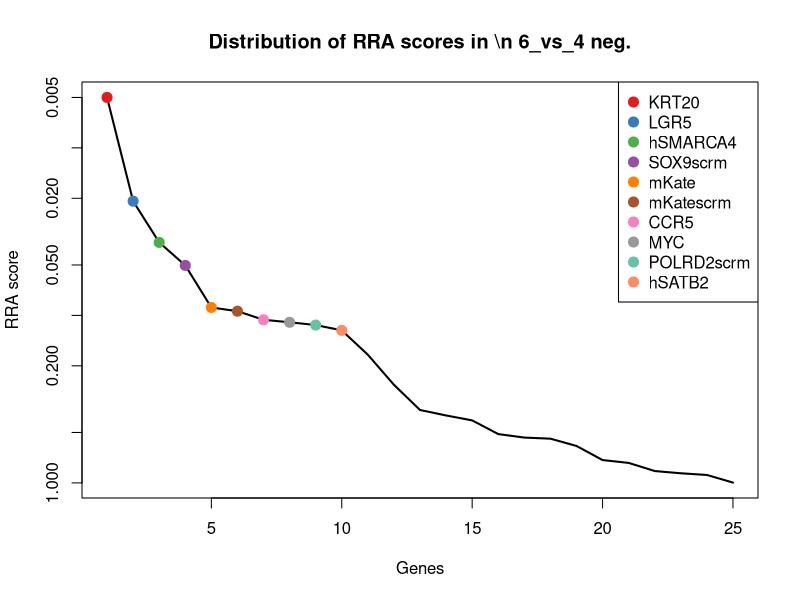
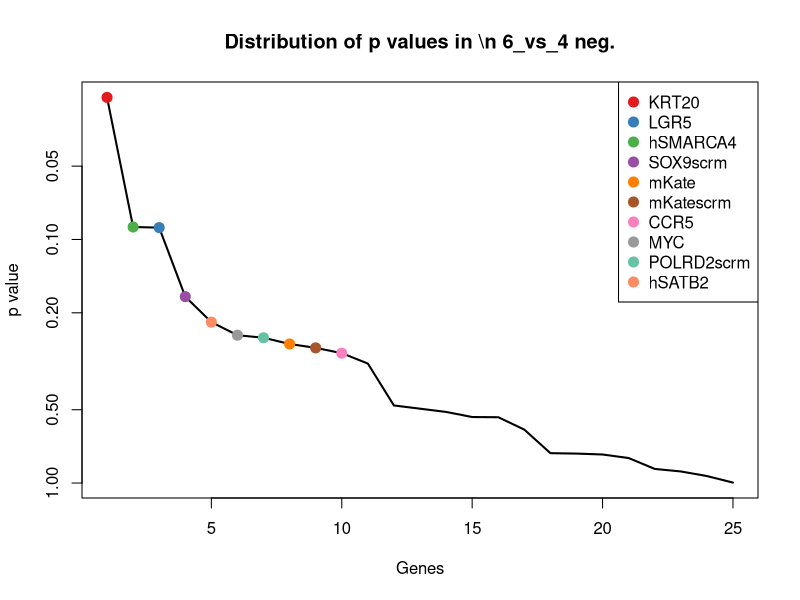
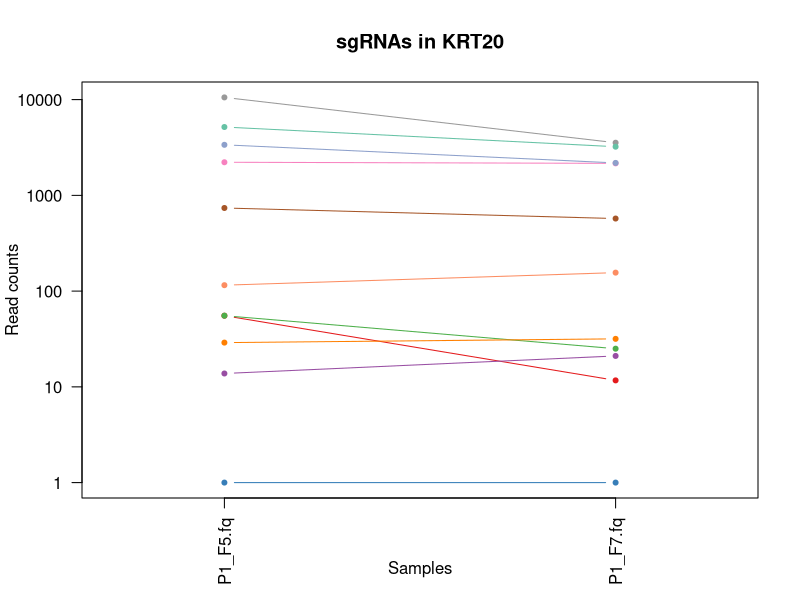
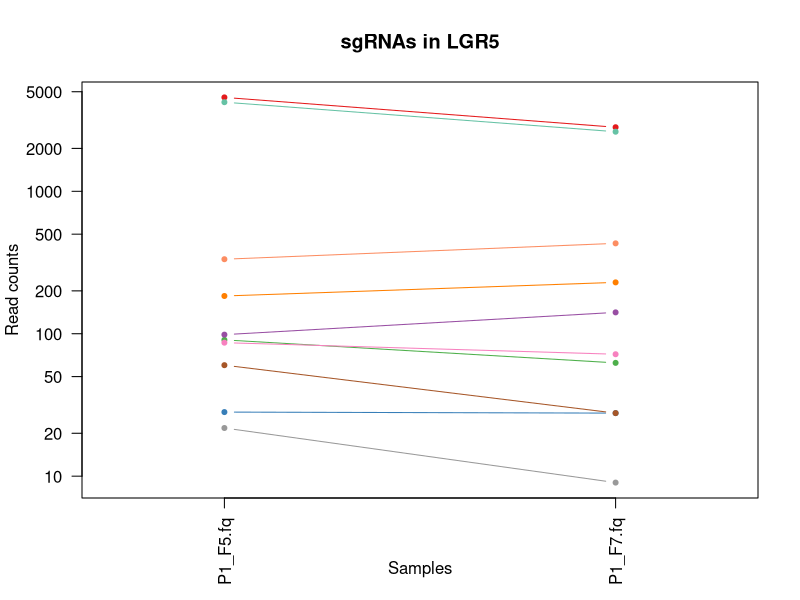
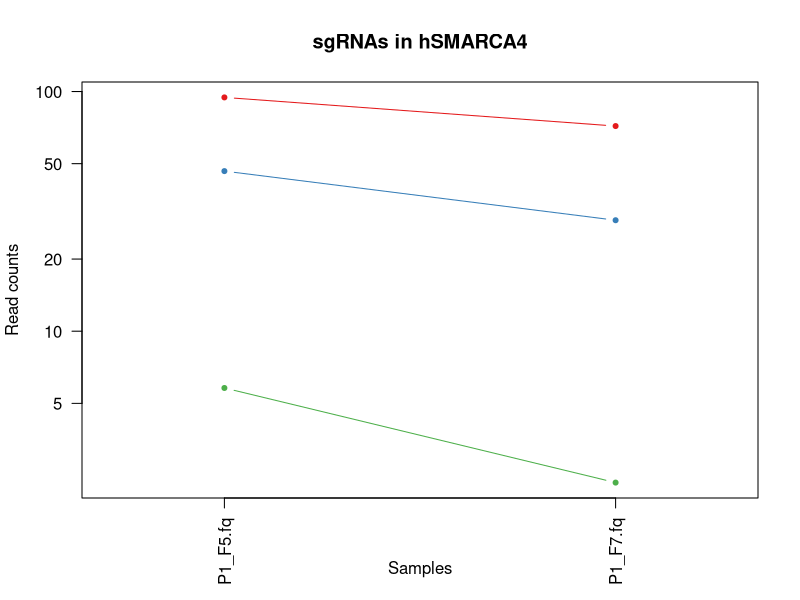
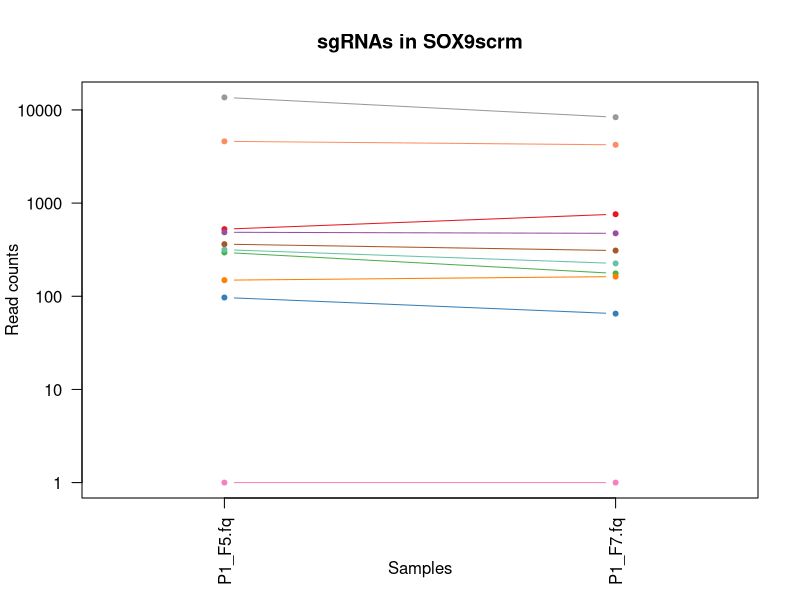
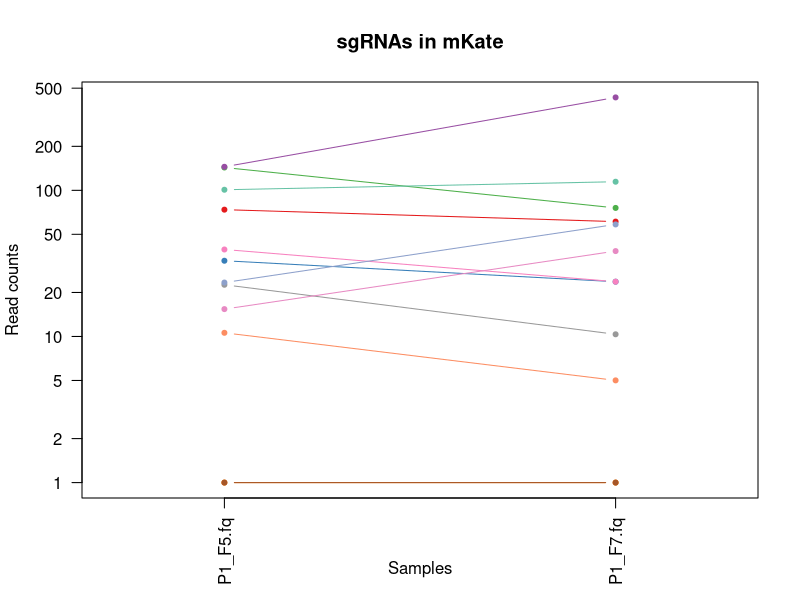
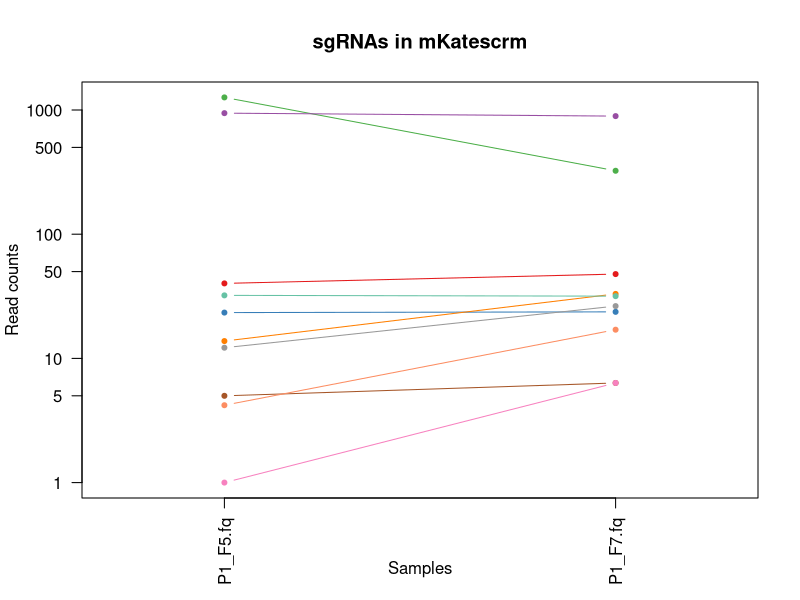

The R script that drew these images, in order: (Note: this script raises an error after producing the figures.)
pdf(file='P1_46_day7.pdf',width=4.5,height=4.5);
gstable=read.table('P1_46_day7.gene_summary.txt',header=T)
# 
#
# parameters
# Do not modify the variables beginning with "__"

# gstablename='__GENE_SUMMARY_FILE__'
startindex=3
# outputfile='__OUTPUT_FILE__'
targetgenelist=c("KRT20","LGR5","hSMARCA4","SOX9scrm","mKate","mKatescrm","CCR5","MYC","POLRD2scrm","hSATB2")
# samplelabel=sub('.\\w+.\\w+$','',colnames(gstable)[startindex]);
samplelabel='6_vs_4 neg.'


# You need to write some codes in front of this code:
# gstable=read.table(gstablename,header=T)
# pdf(file=outputfile,width=6,height=6)


# set up color using RColorBrewer
#library(RColorBrewer)
#colors <- brewer.pal(length(targetgenelist), "Set1")

colors=c( "#E41A1C", "#377EB8", "#4DAF4A", "#984EA3", "#FF7F00",  "#A65628", "#F781BF",
          "#999999", "#66C2A5", "#FC8D62", "#8DA0CB", "#E78AC3", "#A6D854", "#FFD92F", "#E5C494", "#B3B3B3", 
          "#8DD3C7", "#FFFFB3", "#BEBADA", "#FB8072", "#80B1D3", "#FDB462", "#B3DE69", "#FCCDE5",
          "#D9D9D9", "#BC80BD", "#CCEBC5", "#FFED6F")

######
# function definition

plotrankedvalues<-function(val, tglist, ...){
  
  plot(val,log='y',ylim=c(max(val),min(val)),type='l',lwd=2, ...)
  if(length(tglist)>0){
    for(i in 1:length(tglist)){
      targetgene=tglist[i];
      tx=which(names(val)==targetgene);ty=val[targetgene];
      points(tx,ty,col=colors[(i %% length(colors)) ],cex=2,pch=20)
      # text(tx+50,ty,targetgene,col=colors[i])
    }
    legend('topright',tglist,pch=20,pt.cex = 2,cex=1,col=colors)
  }
}



plotrandvalues<-function(val,targetgenelist, ...){
  # choose the one with the best distance distribution
  
  mindiffvalue=0;
  randval=val;
  for(i in 1:20){
    randval0=sample(val)
    vindex=sort(which(names(randval0) %in% targetgenelist))
    if(max(vindex)>0.9*length(val)){
      # print('pass...')
      next;
    }
    mindiffind=min(diff(vindex));
    if (mindiffind > mindiffvalue){
      mindiffvalue=mindiffind;
      randval=randval0;
      # print(paste('Diff: ',mindiffvalue))
    }
  }
  plot(randval,log='y',ylim=c(max(randval),min(randval)),pch=20,col='grey', ...)
  
  if(length(targetgenelist)>0){
    for(i in 1:length(targetgenelist)){
      targetgene=targetgenelist[i];
      tx=which(names(randval)==targetgene);ty=randval[targetgene];
      points(tx,ty,col=colors[(i %% length(colors)) ],cex=2,pch=20)
      text(tx+50,ty,targetgene,col=colors[i])
    }
  }
  
}




# set.seed(1235)



pvec=gstable[,startindex]
names(pvec)=gstable[,'id']
pvec=sort(pvec);

plotrankedvalues(pvec,targetgenelist,xlab='Genes',ylab='RRA score',main=paste('Distribution of RRA scores in \\n',samplelabel))

# plotrandvalues(pvec,targetgenelist,xlab='Genes',ylab='RRA score',main=paste('Distribution of RRA scores in \\n',samplelabel))


pvec=gstable[,startindex+1]
names(pvec)=gstable[,'id']
pvec=sort(pvec);

plotrankedvalues(pvec,targetgenelist,xlab='Genes',ylab='p value',main=paste('Distribution of p values in \\n',samplelabel))

# plotrandvalues(pvec,targetgenelist,xlab='Genes',ylab='p value',main=paste('Distribution of p values in \\n',samplelabel))



# you need to write after this code:
# dev.off()






# parameters
# Do not modify the variables beginning with "__"
targetmat=list(c(54.35006119951041,10.683026584867076),c(0.0,0.0),c(54.35006119951041,24.03680981595092),c(12.788249694002449,20.030674846625768),c(27.974296205630356,30.713701431492844),c(736.9228886168911,571.5419222903886),c(2215.564259485924,2157.971370143149),c(10543.112607099143,3544.094069529652),c(5172.047735618115,3220.9325153374234),c(114.29498164014689,154.9038854805726),c(3370.5030599755205,2180.6728016359916))
targetgene="KRT20"
collabel=c("P1_F5.fq","P1_F7.fq")

# set up color using RColorBrewer
#library(RColorBrewer)
#colors <- brewer.pal(length(targetgenelist), "Set1")

colors=c( "#E41A1C", "#377EB8", "#4DAF4A", "#984EA3", "#FF7F00",  "#A65628", "#F781BF",
          "#999999", "#66C2A5", "#FC8D62", "#8DA0CB", "#E78AC3", "#A6D854", "#FFD92F", "#E5C494", "#B3B3B3", 
          "#8DD3C7", "#FFFFB3", "#BEBADA", "#FB8072", "#80B1D3", "#FDB462", "#B3DE69", "#FCCDE5",
          "#D9D9D9", "#BC80BD", "#CCEBC5", "#FFED6F")


## code

targetmatvec=unlist(targetmat)+1
yrange=range(targetmatvec[targetmatvec>0]);
# yrange[1]=1; # set the minimum value to 1
for(i in 1:length(targetmat)){
  vali=targetmat[[i]]+1;
  if(i==1){
    plot(1:length(vali),vali,type='b',las=1,pch=20,main=paste('sgRNAs in',targetgene),ylab='Read counts',xlab='Samples',xlim=c(0.7,length(vali)+0.3),ylim = yrange,col=colors[(i %% length(colors))],xaxt='n',log='y')
    axis(1,at=1:length(vali),labels=(collabel),las=2)
    # lines(0:100,rep(1,101),col='black');
  }else{
    lines(1:length(vali),vali,type='b',pch=20,col=colors[(i %% length(colors))])
  }
}




# parameters
# Do not modify the variables beginning with "__"
targetmat=list(c(4560.609547123623,2814.9775051124743),c(27.175030599755203,26.70756646216769),c(89.51774785801715,61.42740286298569),c(97.51040391676867,140.21472392638037),c(183.03182374541004,228.34969325153375),c(59.145654834761324,26.70756646216769),c(85.52141982864137,70.77505112474438),c(20.78090575275398,8.012269938650306),c(4221.720930232558,2618.676891615542),c(332.4944920440637,429.99182004089977))
targetgene="LGR5"
collabel=c("P1_F5.fq","P1_F7.fq")

# set up color using RColorBrewer
#library(RColorBrewer)
#colors <- brewer.pal(length(targetgenelist), "Set1")

colors=c( "#E41A1C", "#377EB8", "#4DAF4A", "#984EA3", "#FF7F00",  "#A65628", "#F781BF",
          "#999999", "#66C2A5", "#FC8D62", "#8DA0CB", "#E78AC3", "#A6D854", "#FFD92F", "#E5C494", "#B3B3B3", 
          "#8DD3C7", "#FFFFB3", "#BEBADA", "#FB8072", "#80B1D3", "#FDB462", "#B3DE69", "#FCCDE5",
          "#D9D9D9", "#BC80BD", "#CCEBC5", "#FFED6F")


## code

targetmatvec=unlist(targetmat)+1
yrange=range(targetmatvec[targetmatvec>0]);
# yrange[1]=1; # set the minimum value to 1
for(i in 1:length(targetmat)){
  vali=targetmat[[i]]+1;
  if(i==1){
    plot(1:length(vali),vali,type='b',las=1,pch=20,main=paste('sgRNAs in',targetgene),ylab='Read counts',xlab='Samples',xlim=c(0.7,length(vali)+0.3),ylim = yrange,col=colors[(i %% length(colors))],xaxt='n',log='y')
    axis(1,at=1:length(vali),labels=(collabel),las=2)
    # lines(0:100,rep(1,101),col='black');
  }else{
    lines(1:length(vali),vali,type='b',pch=20,col=colors[(i %% length(colors))])
  }
}




# parameters
# Do not modify the variables beginning with "__"
targetmat=list(c(93.5140758873929,70.77505112474438),c(45.55813953488372,28.042944785276074),c(4.795593635250919,1.3353783231083844))
targetgene="hSMARCA4"
collabel=c("P1_F5.fq","P1_F7.fq")

# set up color using RColorBrewer
#library(RColorBrewer)
#colors <- brewer.pal(length(targetgenelist), "Set1")

colors=c( "#E41A1C", "#377EB8", "#4DAF4A", "#984EA3", "#FF7F00",  "#A65628", "#F781BF",
          "#999999", "#66C2A5", "#FC8D62", "#8DA0CB", "#E78AC3", "#A6D854", "#FFD92F", "#E5C494", "#B3B3B3", 
          "#8DD3C7", "#FFFFB3", "#BEBADA", "#FB8072", "#80B1D3", "#FDB462", "#B3DE69", "#FCCDE5",
          "#D9D9D9", "#BC80BD", "#CCEBC5", "#FFED6F")


## code

targetmatvec=unlist(targetmat)+1
yrange=range(targetmatvec[targetmatvec>0]);
# yrange[1]=1; # set the minimum value to 1
for(i in 1:length(targetmat)){
  vali=targetmat[[i]]+1;
  if(i==1){
    plot(1:length(vali),vali,type='b',las=1,pch=20,main=paste('sgRNAs in',targetgene),ylab='Read counts',xlab='Samples',xlim=c(0.7,length(vali)+0.3),ylim = yrange,col=colors[(i %% length(colors))],xaxt='n',log='y')
    axis(1,at=1:length(vali),labels=(collabel),las=2)
    # lines(0:100,rep(1,101),col='black');
  }else{
    lines(1:length(vali),vali,type='b',pch=20,col=colors[(i %% length(colors))])
  }
}




# parameters
# Do not modify the variables beginning with "__"
targetmat=list(c(524.3182374541004,758.4948875255624),c(95.91187270501837,64.09815950920245),c(294.1297429620563,174.93456032719837),c(485.1542227662179,472.7239263803681),c(147.86413708690333,161.58077709611453),c(361.2680538555692,308.4723926380368),c(0.0,0.0),c(13625.880048959609,8351.456032719836),c(314.9106487148103,224.3435582822086),c(4599.773561811506,4221.130879345603))
targetgene="SOX9scrm"
collabel=c("P1_F5.fq","P1_F7.fq")

# set up color using RColorBrewer
#library(RColorBrewer)
#colors <- brewer.pal(length(targetgenelist), "Set1")

colors=c( "#E41A1C", "#377EB8", "#4DAF4A", "#984EA3", "#FF7F00",  "#A65628", "#F781BF",
          "#999999", "#66C2A5", "#FC8D62", "#8DA0CB", "#E78AC3", "#A6D854", "#FFD92F", "#E5C494", "#B3B3B3", 
          "#8DD3C7", "#FFFFB3", "#BEBADA", "#FB8072", "#80B1D3", "#FDB462", "#B3DE69", "#FCCDE5",
          "#D9D9D9", "#BC80BD", "#CCEBC5", "#FFED6F")


## code

targetmatvec=unlist(targetmat)+1
yrange=range(targetmatvec[targetmatvec>0]);
# yrange[1]=1; # set the minimum value to 1
for(i in 1:length(targetmat)){
  vali=targetmat[[i]]+1;
  if(i==1){
    plot(1:length(vali),vali,type='b',las=1,pch=20,main=paste('sgRNAs in',targetgene),ylab='Read counts',xlab='Samples',xlim=c(0.7,length(vali)+0.3),ylim = yrange,col=colors[(i %% length(colors))],xaxt='n',log='y')
    axis(1,at=1:length(vali),labels=(collabel),las=2)
    # lines(0:100,rep(1,101),col='black');
  }else{
    lines(1:length(vali),vali,type='b',pch=20,col=colors[(i %% length(colors))])
  }
}




# parameters
# Do not modify the variables beginning with "__"
targetmat=list(c(72.73317013463893,60.0920245398773),c(31.97062423500612,22.701431492842534),c(142.26927784577725,74.78118609406953),c(143.86780905752755,431.32719836400815),c(0.0,0.0),c(0.0,0.0),c(38.36474908200735,22.701431492842534),c(21.580171358629133,9.34764826175869),c(99.90820073439413,113.50715746421268),c(9.591187270501838,4.006134969325153),c(22.379436964504286,57.421267893660534),c(14.386780905752754,37.39059304703476))
targetgene="mKate"
collabel=c("P1_F5.fq","P1_F7.fq")

# set up color using RColorBrewer
#library(RColorBrewer)
#colors <- brewer.pal(length(targetgenelist), "Set1")

colors=c( "#E41A1C", "#377EB8", "#4DAF4A", "#984EA3", "#FF7F00",  "#A65628", "#F781BF",
          "#999999", "#66C2A5", "#FC8D62", "#8DA0CB", "#E78AC3", "#A6D854", "#FFD92F", "#E5C494", "#B3B3B3", 
          "#8DD3C7", "#FFFFB3", "#BEBADA", "#FB8072", "#80B1D3", "#FDB462", "#B3DE69", "#FCCDE5",
          "#D9D9D9", "#BC80BD", "#CCEBC5", "#FFED6F")


## code

targetmatvec=unlist(targetmat)+1
yrange=range(targetmatvec[targetmatvec>0]);
# yrange[1]=1; # set the minimum value to 1
for(i in 1:length(targetmat)){
  vali=targetmat[[i]]+1;
  if(i==1){
    plot(1:length(vali),vali,type='b',las=1,pch=20,main=paste('sgRNAs in',targetgene),ylab='Read counts',xlab='Samples',xlim=c(0.7,length(vali)+0.3),ylim = yrange,col=colors[(i %% length(colors))],xaxt='n',log='y')
    axis(1,at=1:length(vali),labels=(collabel),las=2)
    # lines(0:100,rep(1,101),col='black');
  }else{
    lines(1:length(vali),vali,type='b',pch=20,col=colors[(i %% length(colors))])
  }
}




# parameters
# Do not modify the variables beginning with "__"
targetmat=list(c(39.1640146878825,46.738241308793455),c(22.379436964504286,22.701431492842534),c(1262.0403916768666,323.16155419222906),c(942.3341493268055,892.0327198364008),c(12.788249694002449,32.04907975460122),c(3.996328029375765,5.341513292433538),c(0.0,5.341513292433538),c(11.189718482252143,25.372188139059304),c(31.171358629130967,30.713701431492844),c(3.197062423500612,16.02453987730061))
targetgene="mKatescrm"
collabel=c("P1_F5.fq","P1_F7.fq")

# set up color using RColorBrewer
#library(RColorBrewer)
#colors <- brewer.pal(length(targetgenelist), "Set1")

colors=c( "#E41A1C", "#377EB8", "#4DAF4A", "#984EA3", "#FF7F00",  "#A65628", "#F781BF",
          "#999999", "#66C2A5", "#FC8D62", "#8DA0CB", "#E78AC3", "#A6D854", "#FFD92F", "#E5C494", "#B3B3B3", 
          "#8DD3C7", "#FFFFB3", "#BEBADA", "#FB8072", "#80B1D3", "#FDB462", "#B3DE69", "#FCCDE5",
          "#D9D9D9", "#BC80BD", "#CCEBC5", "#FFED6F")


## code

targetmatvec=unlist(targetmat)+1
yrange=range(targetmatvec[targetmatvec>0]);
# yrange[1]=1; # set the minimum value to 1
for(i in 1:length(targetmat)){
  vali=targetmat[[i]]+1;
  if(i==1){
    plot(1:length(vali),vali,type='b',las=1,pch=20,main=paste('sgRNAs in',targetgene),ylab='Read counts',xlab='Samples',xlim=c(0.7,length(vali)+0.3),ylim = yrange,col=colors[(i %% length(colors))],xaxt='n',log='y')
    axis(1,at=1:length(vali),labels=(collabel),las=2)
    # lines(0:100,rep(1,101),col='black');
  }else{
    lines(1:length(vali),vali,type='b',pch=20,col=colors[(i %% length(colors))])
  }
}




# parameters
# Do not modify the variables beginning with "__"
targetmat=list(c(271.75030599755206,301.7955010224949),c(3.996328029375765,5.341513292433538),c(253.36719706242351,88.13496932515338),c(6397.321909424725,5312.134969325153),c(75.93023255813954,54.75051124744376),c(0.0,0.0),c(551.4932680538556,429.99182004089977),c(39.1640146878825,22.701431492842534),c(274.94736842105266,292.44785276073617),c(107.10159118727051,198.97137014314927))
targetgene="CCR5"
collabel=c("P1_F5.fq","P1_F7.fq")

# set up color using RColorBrewer
#library(RColorBrewer)
#colors <- brewer.pal(length(targetgenelist), "Set1")

colors=c( "#E41A1C", "#377EB8", "#4DAF4A", "#984EA3", "#FF7F00",  "#A65628", "#F781BF",
          "#999999", "#66C2A5", "#FC8D62", "#8DA0CB", "#E78AC3", "#A6D854", "#FFD92F", "#E5C494", "#B3B3B3", 
          "#8DD3C7", "#FFFFB3", "#BEBADA", "#FB8072", "#80B1D3", "#FDB462", "#B3DE69", "#FCCDE5",
          "#D9D9D9", "#BC80BD", "#CCEBC5", "#FFED6F")


## code

targetmatvec=unlist(targetmat)+1
yrange=range(targetmatvec[targetmatvec>0]);
# yrange[1]=1; # set the minimum value to 1
for(i in 1:length(targetmat)){
  vali=targetmat[[i]]+1;
  if(i==1){
    plot(1:length(vali),vali,type='b',las=1,pch=20,main=paste('sgRNAs in',targetgene),ylab='Read counts',xlab='Samples',xlim=c(0.7,length(vali)+0.3),ylim = yrange,col=colors[(i %% length(colors))],xaxt='n',log='y')
    axis(1,at=1:length(vali),labels=(collabel),las=2)
    # lines(0:100,rep(1,101),col='black');
  }else{
    lines(1:length(vali),vali,type='b',pch=20,col=colors[(i %% length(colors))])
  }
}




# parameters
# Do not modify the variables beginning with "__"
targetmat=list(c(693.7625458996329,220.33742331288343),c(424.4100367197063,271.08179959100204),c(91.11627906976744,106.83026584867076),c(11.189718482252143,14.689161554192228),c(194.22154222766218,221.67280163599182))
targetgene="MYC"
collabel=c("P1_F5.fq","P1_F7.fq")

# set up color using RColorBrewer
#library(RColorBrewer)
#colors <- brewer.pal(length(targetgenelist), "Set1")

colors=c( "#E41A1C", "#377EB8", "#4DAF4A", "#984EA3", "#FF7F00",  "#A65628", "#F781BF",
          "#999999", "#66C2A5", "#FC8D62", "#8DA0CB", "#E78AC3", "#A6D854", "#FFD92F", "#E5C494", "#B3B3B3", 
          "#8DD3C7", "#FFFFB3", "#BEBADA", "#FB8072", "#80B1D3", "#FDB462", "#B3DE69", "#FCCDE5",
          "#D9D9D9", "#BC80BD", "#CCEBC5", "#FFED6F")


## code

targetmatvec=unlist(targetmat)+1
yrange=range(targetmatvec[targetmatvec>0]);
# yrange[1]=1; # set the minimum value to 1
for(i in 1:length(targetmat)){
  vali=targetmat[[i]]+1;
  if(i==1){
    plot(1:length(vali),vali,type='b',las=1,pch=20,main=paste('sgRNAs in',targetgene),ylab='Read counts',xlab='Samples',xlim=c(0.7,length(vali)+0.3),ylim = yrange,col=colors[(i %% length(colors))],xaxt='n',log='y')
    axis(1,at=1:length(vali),labels=(collabel),las=2)
    # lines(0:100,rep(1,101),col='black');
  }else{
    lines(1:length(vali),vali,type='b',pch=20,col=colors[(i %% length(colors))])
  }
}




# parameters
# Do not modify the variables beginning with "__"
targetmat=list(c(72.73317013463893,46.738241308793455),c(269.3525091799266,240.3680981595092),c(174.23990208078337,125.52556237218813),c(296.5275397796818,427.32106339468305),c(580.2668298653612,408.62576687116564))
targetgene="POLRD2scrm"
collabel=c("P1_F5.fq","P1_F7.fq")

# set up color using RColorBrewer
#library(RColorBrewer)
#colors <- brewer.pal(length(targetgenelist), "Set1")

colors=c( "#E41A1C", "#377EB8", "#4DAF4A", "#984EA3", "#FF7F00",  "#A65628", "#F781BF",
          "#999999", "#66C2A5", "#FC8D62", "#8DA0CB", "#E78AC3", "#A6D854", "#FFD92F", "#E5C494", "#B3B3B3", 
          "#8DD3C7", "#FFFFB3", "#BEBADA", "#FB8072", "#80B1D3", "#FDB462", "#B3DE69", "#FCCDE5",
          "#D9D9D9", "#BC80BD", "#CCEBC5", "#FFED6F")


## code

targetmatvec=unlist(targetmat)+1
yrange=range(targetmatvec[targetmatvec>0]);
# yrange[1]=1; # set the minimum value to 1
for(i in 1:length(targetmat)){
  vali=targetmat[[i]]+1;
  if(i==1){
    plot(1:length(vali),vali,type='b',las=1,pch=20,main=paste('sgRNAs in',targetgene),ylab='Read counts',xlab='Samples',xlim=c(0.7,length(vali)+0.3),ylim = yrange,col=colors[(i %% length(colors))],xaxt='n',log='y')
    axis(1,at=1:length(vali),labels=(collabel),las=2)
    # lines(0:100,rep(1,101),col='black');
  }else{
    lines(1:length(vali),vali,type='b',pch=20,col=colors[(i %% length(colors))])
  }
}




# parameters
# Do not modify the variables beginning with "__"
targetmat=list(c(23.977968176254592,26.70756646216769),c(34.36842105263158,36.05521472392638),c(23.17870257037944,6.676891615541923))
targetgene="hSATB2"
collabel=c("P1_F5.fq","P1_F7.fq")

# set up color using RColorBrewer
#library(RColorBrewer)
#colors <- brewer.pal(length(targetgenelist), "Set1")

colors=c( "#E41A1C", "#377EB8", "#4DAF4A", "#984EA3", "#FF7F00",  "#A65628", "#F781BF",
          "#999999", "#66C2A5", "#FC8D62", "#8DA0CB", "#E78AC3", "#A6D854", "#FFD92F", "#E5C494", "#B3B3B3", 
          "#8DD3C7", "#FFFFB3", "#BEBADA", "#FB8072", "#80B1D3", "#FDB462", "#B3DE69", "#FCCDE5",
          "#D9D9D9", "#BC80BD", "#CCEBC5", "#FFED6F")


## code

targetmatvec=unlist(targetmat)+1
yrange=range(targetmatvec[targetmatvec>0]);
# yrange[1]=1; # set the minimum value to 1
for(i in 1:length(targetmat)){
  vali=targetmat[[i]]+1;
  if(i==1){
    plot(1:length(vali),vali,type='b',las=1,pch=20,main=paste('sgRNAs in',targetgene),ylab='Read counts',xlab='Samples',xlim=c(0.7,length(vali)+0.3),ylim = yrange,col=colors[(i %% length(colors))],xaxt='n',log='y')
    axis(1,at=1:length(vali),labels=(collabel),las=2)
    # lines(0:100,rep(1,101),col='black');
  }else{
    lines(1:length(vali),vali,type='b',pch=20,col=colors[(i %% length(colors))])
  }
}



# 
#
# parameters
# Do not modify the variables beginning with "__"

# gstablename='__GENE_SUMMARY_FILE__'
startindex=9
# outputfile='__OUTPUT_FILE__'
targetgenelist=c("SOX9","GFP","mKate","mKatescrm","POLRD2","TCF4","hSATB1","MYCscrm","KRT20scrm","hAPC")
# samplelabel=sub('.\\w+.\\w+$','',colnames(gstable)[startindex]);
samplelabel='6_vs_4 pos.'


# You need to write some codes in front of this code:
# gstable=read.table(gstablename,header=T)
# pdf(file=outputfile,width=6,height=6)


# set up color using RColorBrewer
#library(RColorBrewer)
#colors <- brewer.pal(length(targetgenelist), "Set1")

colors=c( "#E41A1C", "#377EB8", "#4DAF4A", "#984EA3", "#FF7F00",  "#A65628", "#F781BF",
          "#999999", "#66C2A5", "#FC8D62", "#8DA0CB", "#E78AC3", "#A6D854", "#FFD92F", "#E5C494", "#B3B3B3", 
          "#8DD3C7", "#FFFFB3", "#BEBADA", "#FB8072", "#80B1D3", "#FDB462", "#B3DE69", "#FCCDE5",
          "#D9D9D9", "#BC80BD", "#CCEBC5", "#FFED6F")

######
# function definition

plotrankedvalues<-function(val, tglist, ...){
  
  plot(val,log='y',ylim=c(max(val),min(val)),type='l',lwd=2, ...)
  if(length(tglist)>0){
    for(i in 1:length(tglist)){
      targetgene=tglist[i];
      tx=which(names(val)==targetgene);ty=val[targetgene];
      points(tx,ty,col=colors[(i %% length(colors)) ],cex=2,pch=20)
      # text(tx+50,ty,targetgene,col=colors[i])
    }
    legend('topright',tglist,pch=20,pt.cex = 2,cex=1,col=colors)
  }
}



plotrandvalues<-function(val,targetgenelist, ...){
  # choose the one with the best distance distribution
  
  mindiffvalue=0;
  randval=val;
  for(i in 1:20){
    randval0=sample(val)
    vindex=sort(which(names(randval0) %in% targetgenelist))
    if(max(vindex)>0.9*length(val)){
      # print('pass...')
      next;
    }
    mindiffind=min(diff(vindex));
    if (mindiffind > mindiffvalue){
      mindiffvalue=mindiffind;
      randval=randval0;
      # print(paste('Diff: ',mindiffvalue))
    }
  }
  plot(randval,log='y',ylim=c(max(randval),min(randval)),pch=20,col='grey', ...)
  
  if(length(targetgenelist)>0){
    for(i in 1:length(targetgenelist)){
      targetgene=targetgenelist[i];
      tx=which(names(randval)==targetgene);ty=randval[targetgene];
      points(tx,ty,col=colors[(i %% length(colors)) ],cex=2,pch=20)
      text(tx+50,ty,targetgene,col=colors[i])
    }
  }
  
}




# set.seed(1235)



pvec=gstable[,startindex]
names(pvec)=gstable[,'id']
pvec=sort(pvec);

plotrankedvalues(pvec,targetgenelist,xlab='Genes',ylab='RRA score',main=paste('Distribution of RRA scores in \\n',samplelabel))

# plotrandvalues(pvec,targetgenelist,xlab='Genes',ylab='RRA score',main=paste('Distribution of RRA scores in \\n',samplelabel))


pvec=gstable[,startindex+1]
names(pvec)=gstable[,'id']
pvec=sort(pvec);

plotrankedvalues(pvec,targetgenelist,xlab='Genes',ylab='p value',main=paste('Distribution of p values in \\n',samplelabel))

# plotrandvalues(pvec,targetgenelist,xlab='Genes',ylab='p value',main=paste('Distribution of p values in \\n',samplelabel))



# you need to write after this code:
# dev.off()






# parameters
# Do not modify the variables beginning with "__"
targetmat=list(c(0.0,0.0),c(63.94124847001224,173.59918200408998),c(127.08323133414933,697.0674846625767),c(18.38310893512852,16.02453987730061),c(0.0,0.0),c(40.762545899632805,209.65439672801637),c(2605.605875152999,8683.965235173824),c(1192.5042839657283,9677.486707566462),c(1196.500611995104,4536.280163599182),c(489.9498164014688,1956.329243353783),c(96.71113831089352,304.46625766871165))
targetgene="SOX9"
collabel=c("P1_F5.fq","P1_F7.fq")

# set up color using RColorBrewer
#library(RColorBrewer)
#colors <- brewer.pal(length(targetgenelist), "Set1")

colors=c( "#E41A1C", "#377EB8", "#4DAF4A", "#984EA3", "#FF7F00",  "#A65628", "#F781BF",
          "#999999", "#66C2A5", "#FC8D62", "#8DA0CB", "#E78AC3", "#A6D854", "#FFD92F", "#E5C494", "#B3B3B3", 
          "#8DD3C7", "#FFFFB3", "#BEBADA", "#FB8072", "#80B1D3", "#FDB462", "#B3DE69", "#FCCDE5",
          "#D9D9D9", "#BC80BD", "#CCEBC5", "#FFED6F")


## code

targetmatvec=unlist(targetmat)+1
yrange=range(targetmatvec[targetmatvec>0]);
# yrange[1]=1; # set the minimum value to 1
for(i in 1:length(targetmat)){
  vali=targetmat[[i]]+1;
  if(i==1){
    plot(1:length(vali),vali,type='b',las=1,pch=20,main=paste('sgRNAs in',targetgene),ylab='Read counts',xlab='Samples',xlim=c(0.7,length(vali)+0.3),ylim = yrange,col=colors[(i %% length(colors))],xaxt='n',log='y')
    axis(1,at=1:length(vali),labels=(collabel),las=2)
    # lines(0:100,rep(1,101),col='black');
  }else{
    lines(1:length(vali),vali,type='b',pch=20,col=colors[(i %% length(colors))])
  }
}




# parameters
# Do not modify the variables beginning with "__"
targetmat=list(c(102.30599755201959,287.1063394683027),c(155.0575275397797,2483.803680981595),c(3.197062423500612,85.4642126789366),c(75.93023255813954,53.41513292433538),c(10.39045287637699,6.676891615541923),c(0.0,0.0),c(27.974296205630356,36.05521472392638),c(0.0,0.0),c(4.795593635250919,42.7321063394683),c(14.386780905752754,61.42740286298569),c(88.71848225214198,80.12269938650307),c(29.572827417380662,97.48261758691207))
targetgene="GFP"
collabel=c("P1_F5.fq","P1_F7.fq")

# set up color using RColorBrewer
#library(RColorBrewer)
#colors <- brewer.pal(length(targetgenelist), "Set1")

colors=c( "#E41A1C", "#377EB8", "#4DAF4A", "#984EA3", "#FF7F00",  "#A65628", "#F781BF",
          "#999999", "#66C2A5", "#FC8D62", "#8DA0CB", "#E78AC3", "#A6D854", "#FFD92F", "#E5C494", "#B3B3B3", 
          "#8DD3C7", "#FFFFB3", "#BEBADA", "#FB8072", "#80B1D3", "#FDB462", "#B3DE69", "#FCCDE5",
          "#D9D9D9", "#BC80BD", "#CCEBC5", "#FFED6F")


## code

targetmatvec=unlist(targetmat)+1
yrange=range(targetmatvec[targetmatvec>0]);
# yrange[1]=1; # set the minimum value to 1
for(i in 1:length(targetmat)){
  vali=targetmat[[i]]+1;
  if(i==1){
    plot(1:length(vali),vali,type='b',las=1,pch=20,main=paste('sgRNAs in',targetgene),ylab='Read counts',xlab='Samples',xlim=c(0.7,length(vali)+0.3),ylim = yrange,col=colors[(i %% length(colors))],xaxt='n',log='y')
    axis(1,at=1:length(vali),labels=(collabel),las=2)
    # lines(0:100,rep(1,101),col='black');
  }else{
    lines(1:length(vali),vali,type='b',pch=20,col=colors[(i %% length(colors))])
  }
}




# parameters
# Do not modify the variables beginning with "__"
targetmat=list(c(72.73317013463893,60.0920245398773),c(31.97062423500612,22.701431492842534),c(142.26927784577725,74.78118609406953),c(143.86780905752755,431.32719836400815),c(0.0,0.0),c(0.0,0.0),c(38.36474908200735,22.701431492842534),c(21.580171358629133,9.34764826175869),c(99.90820073439413,113.50715746421268),c(9.591187270501838,4.006134969325153),c(22.379436964504286,57.421267893660534),c(14.386780905752754,37.39059304703476))
targetgene="mKate"
collabel=c("P1_F5.fq","P1_F7.fq")

# set up color using RColorBrewer
#library(RColorBrewer)
#colors <- brewer.pal(length(targetgenelist), "Set1")

colors=c( "#E41A1C", "#377EB8", "#4DAF4A", "#984EA3", "#FF7F00",  "#A65628", "#F781BF",
          "#999999", "#66C2A5", "#FC8D62", "#8DA0CB", "#E78AC3", "#A6D854", "#FFD92F", "#E5C494", "#B3B3B3", 
          "#8DD3C7", "#FFFFB3", "#BEBADA", "#FB8072", "#80B1D3", "#FDB462", "#B3DE69", "#FCCDE5",
          "#D9D9D9", "#BC80BD", "#CCEBC5", "#FFED6F")


## code

targetmatvec=unlist(targetmat)+1
yrange=range(targetmatvec[targetmatvec>0]);
# yrange[1]=1; # set the minimum value to 1
for(i in 1:length(targetmat)){
  vali=targetmat[[i]]+1;
  if(i==1){
    plot(1:length(vali),vali,type='b',las=1,pch=20,main=paste('sgRNAs in',targetgene),ylab='Read counts',xlab='Samples',xlim=c(0.7,length(vali)+0.3),ylim = yrange,col=colors[(i %% length(colors))],xaxt='n',log='y')
    axis(1,at=1:length(vali),labels=(collabel),las=2)
    # lines(0:100,rep(1,101),col='black');
  }else{
    lines(1:length(vali),vali,type='b',pch=20,col=colors[(i %% length(colors))])
  }
}




# parameters
# Do not modify the variables beginning with "__"
targetmat=list(c(39.1640146878825,46.738241308793455),c(22.379436964504286,22.701431492842534),c(1262.0403916768666,323.16155419222906),c(942.3341493268055,892.0327198364008),c(12.788249694002449,32.04907975460122),c(3.996328029375765,5.341513292433538),c(0.0,5.341513292433538),c(11.189718482252143,25.372188139059304),c(31.171358629130967,30.713701431492844),c(3.197062423500612,16.02453987730061))
targetgene="mKatescrm"
collabel=c("P1_F5.fq","P1_F7.fq")

# set up color using RColorBrewer
#library(RColorBrewer)
#colors <- brewer.pal(length(targetgenelist), "Set1")

colors=c( "#E41A1C", "#377EB8", "#4DAF4A", "#984EA3", "#FF7F00",  "#A65628", "#F781BF",
          "#999999", "#66C2A5", "#FC8D62", "#8DA0CB", "#E78AC3", "#A6D854", "#FFD92F", "#E5C494", "#B3B3B3", 
          "#8DD3C7", "#FFFFB3", "#BEBADA", "#FB8072", "#80B1D3", "#FDB462", "#B3DE69", "#FCCDE5",
          "#D9D9D9", "#BC80BD", "#CCEBC5", "#FFED6F")


## code

targetmatvec=unlist(targetmat)+1
yrange=range(targetmatvec[targetmatvec>0]);
# yrange[1]=1; # set the minimum value to 1
for(i in 1:length(targetmat)){
  vali=targetmat[[i]]+1;
  if(i==1){
    plot(1:length(vali),vali,type='b',las=1,pch=20,main=paste('sgRNAs in',targetgene),ylab='Read counts',xlab='Samples',xlim=c(0.7,length(vali)+0.3),ylim = yrange,col=colors[(i %% length(colors))],xaxt='n',log='y')
    axis(1,at=1:length(vali),labels=(collabel),las=2)
    # lines(0:100,rep(1,101),col='black');
  }else{
    lines(1:length(vali),vali,type='b',pch=20,col=colors[(i %% length(colors))])
  }
}




# parameters
# Do not modify the variables beginning with "__"
targetmat=list(c(9.591187270501838,29.378323108384457),c(6.394124847001224,13.353783231083845),c(83.92288861689107,88.13496932515338),c(1059.826193390453,986.8445807770961),c(28.77356181150551,46.738241308793455))
targetgene="POLRD2"
collabel=c("P1_F5.fq","P1_F7.fq")

# set up color using RColorBrewer
#library(RColorBrewer)
#colors <- brewer.pal(length(targetgenelist), "Set1")

colors=c( "#E41A1C", "#377EB8", "#4DAF4A", "#984EA3", "#FF7F00",  "#A65628", "#F781BF",
          "#999999", "#66C2A5", "#FC8D62", "#8DA0CB", "#E78AC3", "#A6D854", "#FFD92F", "#E5C494", "#B3B3B3", 
          "#8DD3C7", "#FFFFB3", "#BEBADA", "#FB8072", "#80B1D3", "#FDB462", "#B3DE69", "#FCCDE5",
          "#D9D9D9", "#BC80BD", "#CCEBC5", "#FFED6F")


## code

targetmatvec=unlist(targetmat)+1
yrange=range(targetmatvec[targetmatvec>0]);
# yrange[1]=1; # set the minimum value to 1
for(i in 1:length(targetmat)){
  vali=targetmat[[i]]+1;
  if(i==1){
    plot(1:length(vali),vali,type='b',las=1,pch=20,main=paste('sgRNAs in',targetgene),ylab='Read counts',xlab='Samples',xlim=c(0.7,length(vali)+0.3),ylim = yrange,col=colors[(i %% length(colors))],xaxt='n',log='y')
    axis(1,at=1:length(vali),labels=(collabel),las=2)
    # lines(0:100,rep(1,101),col='black');
  }else{
    lines(1:length(vali),vali,type='b',pch=20,col=colors[(i %% length(colors))])
  }
}




# parameters
# Do not modify the variables beginning with "__"
targetmat=list(c(1575.3525091799268,2031.1104294478528),c(3.996328029375765,8.012269938650306))
targetgene="TCF4"
collabel=c("P1_F5.fq","P1_F7.fq")

# set up color using RColorBrewer
#library(RColorBrewer)
#colors <- brewer.pal(length(targetgenelist), "Set1")

colors=c( "#E41A1C", "#377EB8", "#4DAF4A", "#984EA3", "#FF7F00",  "#A65628", "#F781BF",
          "#999999", "#66C2A5", "#FC8D62", "#8DA0CB", "#E78AC3", "#A6D854", "#FFD92F", "#E5C494", "#B3B3B3", 
          "#8DD3C7", "#FFFFB3", "#BEBADA", "#FB8072", "#80B1D3", "#FDB462", "#B3DE69", "#FCCDE5",
          "#D9D9D9", "#BC80BD", "#CCEBC5", "#FFED6F")


## code

targetmatvec=unlist(targetmat)+1
yrange=range(targetmatvec[targetmatvec>0]);
# yrange[1]=1; # set the minimum value to 1
for(i in 1:length(targetmat)){
  vali=targetmat[[i]]+1;
  if(i==1){
    plot(1:length(vali),vali,type='b',las=1,pch=20,main=paste('sgRNAs in',targetgene),ylab='Read counts',xlab='Samples',xlim=c(0.7,length(vali)+0.3),ylim = yrange,col=colors[(i %% length(colors))],xaxt='n',log='y')
    axis(1,at=1:length(vali),labels=(collabel),las=2)
    # lines(0:100,rep(1,101),col='black');
  }else{
    lines(1:length(vali),vali,type='b',pch=20,col=colors[(i %% length(colors))])
  }
}




# parameters
# Do not modify the variables beginning with "__"
targetmat=list(c(35.96695226438189,38.72597137014315),c(35.16768665850673,18.69529652351738),c(20.78090575275398,46.738241308793455))
targetgene="hSATB1"
collabel=c("P1_F5.fq","P1_F7.fq")

# set up color using RColorBrewer
#library(RColorBrewer)
#colors <- brewer.pal(length(targetgenelist), "Set1")

colors=c( "#E41A1C", "#377EB8", "#4DAF4A", "#984EA3", "#FF7F00",  "#A65628", "#F781BF",
          "#999999", "#66C2A5", "#FC8D62", "#8DA0CB", "#E78AC3", "#A6D854", "#FFD92F", "#E5C494", "#B3B3B3", 
          "#8DD3C7", "#FFFFB3", "#BEBADA", "#FB8072", "#80B1D3", "#FDB462", "#B3DE69", "#FCCDE5",
          "#D9D9D9", "#BC80BD", "#CCEBC5", "#FFED6F")


## code

targetmatvec=unlist(targetmat)+1
yrange=range(targetmatvec[targetmatvec>0]);
# yrange[1]=1; # set the minimum value to 1
for(i in 1:length(targetmat)){
  vali=targetmat[[i]]+1;
  if(i==1){
    plot(1:length(vali),vali,type='b',las=1,pch=20,main=paste('sgRNAs in',targetgene),ylab='Read counts',xlab='Samples',xlim=c(0.7,length(vali)+0.3),ylim = yrange,col=colors[(i %% length(colors))],xaxt='n',log='y')
    axis(1,at=1:length(vali),labels=(collabel),las=2)
    # lines(0:100,rep(1,101),col='black');
  }else{
    lines(1:length(vali),vali,type='b',pch=20,col=colors[(i %% length(colors))])
  }
}




# parameters
# Do not modify the variables beginning with "__"
targetmat=list(c(718.5397796817626,831.9406952965235))
targetgene="MYCscrm"
collabel=c("P1_F5.fq","P1_F7.fq")

# set up color using RColorBrewer
#library(RColorBrewer)
#colors <- brewer.pal(length(targetgenelist), "Set1")

colors=c( "#E41A1C", "#377EB8", "#4DAF4A", "#984EA3", "#FF7F00",  "#A65628", "#F781BF",
          "#999999", "#66C2A5", "#FC8D62", "#8DA0CB", "#E78AC3", "#A6D854", "#FFD92F", "#E5C494", "#B3B3B3", 
          "#8DD3C7", "#FFFFB3", "#BEBADA", "#FB8072", "#80B1D3", "#FDB462", "#B3DE69", "#FCCDE5",
          "#D9D9D9", "#BC80BD", "#CCEBC5", "#FFED6F")


## code

targetmatvec=unlist(targetmat)+1
yrange=range(targetmatvec[targetmatvec>0]);
# yrange[1]=1; # set the minimum value to 1
for(i in 1:length(targetmat)){
  vali=targetmat[[i]]+1;
  if(i==1){
    plot(1:length(vali),vali,type='b',las=1,pch=20,main=paste('sgRNAs in',targetgene),ylab='Read counts',xlab='Samples',xlim=c(0.7,length(vali)+0.3),ylim = yrange,col=colors[(i %% length(colors))],xaxt='n',log='y')
    axis(1,at=1:length(vali),labels=(collabel),las=2)
    # lines(0:100,rep(1,101),col='black');
  }else{
    lines(1:length(vali),vali,type='b',pch=20,col=colors[(i %% length(colors))])
  }
}




# parameters
# Do not modify the variables beginning with "__"
targetmat=list(c(3.197062423500612,12.01840490797546),c(91.11627906976744,85.4642126789366),c(70.33537331701346,53.41513292433538),c(41.56181150550796,32.04907975460122),c(22.379436964504286,20.030674846625768),c(1222.8763769889842,1145.7546012269938),c(93.5140758873929,161.58077709611453),c(109.49938800489596,197.63599182004089),c(1379.532435740514,1366.0920245398772),c(560.2851897184823,438.0040899795501))
targetgene="KRT20scrm"
collabel=c("P1_F5.fq","P1_F7.fq")

# set up color using RColorBrewer
#library(RColorBrewer)
#colors <- brewer.pal(length(targetgenelist), "Set1")

colors=c( "#E41A1C", "#377EB8", "#4DAF4A", "#984EA3", "#FF7F00",  "#A65628", "#F781BF",
          "#999999", "#66C2A5", "#FC8D62", "#8DA0CB", "#E78AC3", "#A6D854", "#FFD92F", "#E5C494", "#B3B3B3", 
          "#8DD3C7", "#FFFFB3", "#BEBADA", "#FB8072", "#80B1D3", "#FDB462", "#B3DE69", "#FCCDE5",
          "#D9D9D9", "#BC80BD", "#CCEBC5", "#FFED6F")


## code

targetmatvec=unlist(targetmat)+1
yrange=range(targetmatvec[targetmatvec>0]);
# yrange[1]=1; # set the minimum value to 1
for(i in 1:length(targetmat)){
  vali=targetmat[[i]]+1;
  if(i==1){
    plot(1:length(vali),vali,type='b',las=1,pch=20,main=paste('sgRNAs in',targetgene),ylab='Read counts',xlab='Samples',xlim=c(0.7,length(vali)+0.3),ylim = yrange,col=colors[(i %% length(colors))],xaxt='n',log='y')
    axis(1,at=1:length(vali),labels=(collabel),las=2)
    # lines(0:100,rep(1,101),col='black');
  }else{
    lines(1:length(vali),vali,type='b',pch=20,col=colors[(i %% length(colors))])
  }
}




# parameters
# Do not modify the variables beginning with "__"
targetmat=list(c(5885.791921664627,4278.552147239264),c(513.1285189718483,536.8220858895705),c(57.54712362301102,150.89775051124744),c(407.62545899632806,280.42944785276075))
targetgene="hAPC"
collabel=c("P1_F5.fq","P1_F7.fq")

# set up color using RColorBrewer
#library(RColorBrewer)
#colors <- brewer.pal(length(targetgenelist), "Set1")

colors=c( "#E41A1C", "#377EB8", "#4DAF4A", "#984EA3", "#FF7F00",  "#A65628", "#F781BF",
          "#999999", "#66C2A5", "#FC8D62", "#8DA0CB", "#E78AC3", "#A6D854", "#FFD92F", "#E5C494", "#B3B3B3", 
          "#8DD3C7", "#FFFFB3", "#BEBADA", "#FB8072", "#80B1D3", "#FDB462", "#B3DE69", "#FCCDE5",
          "#D9D9D9", "#BC80BD", "#CCEBC5", "#FFED6F")


## code

targetmatvec=unlist(targetmat)+1
yrange=range(targetmatvec[targetmatvec>0]);
# yrange[1]=1; # set the minimum value to 1
for(i in 1:length(targetmat)){
  vali=targetmat[[i]]+1;
  if(i==1){
    plot(1:length(vali),vali,type='b',las=1,pch=20,main=paste('sgRNAs in',targetgene),ylab='Read counts',xlab='Samples',xlim=c(0.7,length(vali)+0.3),ylim = yrange,col=colors[(i %% length(colors))],xaxt='n',log='y')
    axis(1,at=1:length(vali),labels=(collabel),las=2)
    # lines(0:100,rep(1,101),col='black');
  }else{
    lines(1:length(vali),vali,type='b',pch=20,col=colors[(i %% length(colors))])
  }
}



dev.off()
Sweave("P1_46_day7_summary.Rnw");
library(tools);

texi2dvi("P1_46_day7_summary.tex",pdf=TRUE);
